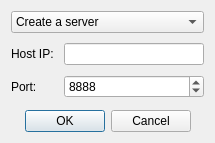
<?xml version="1.0" encoding="UTF-8"?>
<ui version="4.0">
 <class>InitDialog</class>
 <widget class="QDialog" name="InitDialog">
  <property name="geometry">
   <rect>
    <x>0</x>
    <y>0</y>
    <width>215</width>
    <height>143</height>
   </rect>
  </property>
  <property name="windowTitle">
   <string>Dialog</string>
  </property>
  <layout class="QVBoxLayout" name="verticalLayout">
   <property name="spacing">
    <number>10</number>
   </property>
   <item>
    <widget class="QComboBox" name="comboBox">
     <item>
      <property name="text">
       <string>Create a server</string>
      </property>
     </item>
     <item>
      <property name="text">
       <string>Create a client</string>
      </property>
     </item>
    </widget>
   </item>
   <item>
    <layout class="QFormLayout" name="formLayout">
     <property name="verticalSpacing">
      <number>10</number>
     </property>
     <item row="0" column="0">
      <widget class="QLabel" name="label">
       <property name="font">
        <font>
         <pointsize>9</pointsize>
        </font>
       </property>
       <property name="text">
        <string>Host IP:</string>
       </property>
      </widget>
     </item>
     <item row="0" column="1">
      <widget class="QLineEdit" name="lineEdit">
       <property name="sizePolicy">
        <sizepolicy hsizetype="Preferred" vsizetype="Preferred">
         <horstretch>0</horstretch>
         <verstretch>0</verstretch>
        </sizepolicy>
       </property>
      </widget>
     </item>
     <item row="1" column="0">
      <widget class="QLabel" name="label_2">
       <property name="font">
        <font>
         <pointsize>9</pointsize>
        </font>
       </property>
       <property name="text">
        <string>Port:</string>
       </property>
      </widget>
     </item>
     <item row="1" column="1">
      <widget class="QSpinBox" name="spinBox">
       <property name="minimum">
        <number>1024</number>
       </property>
       <property name="maximum">
        <number>65535</number>
       </property>
       <property name="value">
        <number>8888</number>
       </property>
      </widget>
     </item>
    </layout>
   </item>
   <item>
    <widget class="QDialogButtonBox" name="buttonBox">
     <property name="orientation">
      <enum>Qt::Horizontal</enum>
     </property>
     <property name="standardButtons">
      <set>QDialogButtonBox::Cancel|QDialogButtonBox::Ok</set>
     </property>
     <property name="centerButtons">
      <bool>true</bool>
     </property>
    </widget>
   </item>
  </layout>
 </widget>
 <resources/>
 <connections>
  <connection>
   <sender>buttonBox</sender>
   <signal>accepted()</signal>
   <receiver>InitDialog</receiver>
   <slot>accept()</slot>
   <hints>
    <hint type="sourcelabel">
     <x>248</x>
     <y>254</y>
    </hint>
    <hint type="destinationlabel">
     <x>157</x>
     <y>274</y>
    </hint>
   </hints>
  </connection>
  <connection>
   <sender>buttonBox</sender>
   <signal>rejected()</signal>
   <receiver>InitDialog</receiver>
   <slot>reject()</slot>
   <hints>
    <hint type="sourcelabel">
     <x>316</x>
     <y>260</y>
    </hint>
    <hint type="destinationlabel">
     <x>286</x>
     <y>274</y>
    </hint>
   </hints>
  </connection>
 </connections>
</ui>
